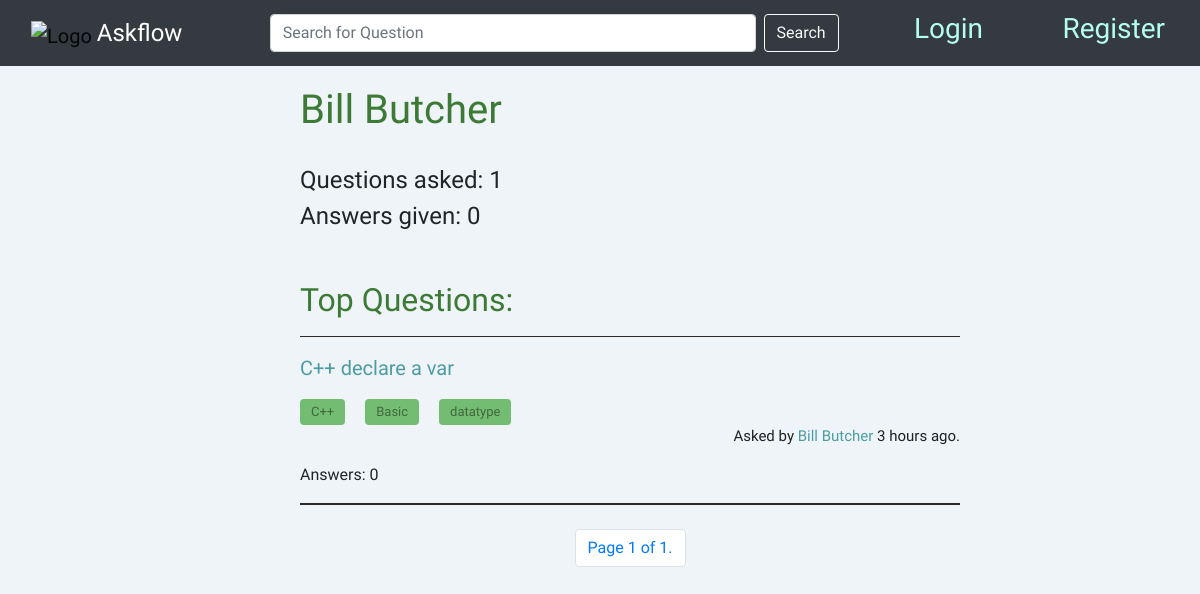
/profile/4, run on an earlier commit of the app's database.
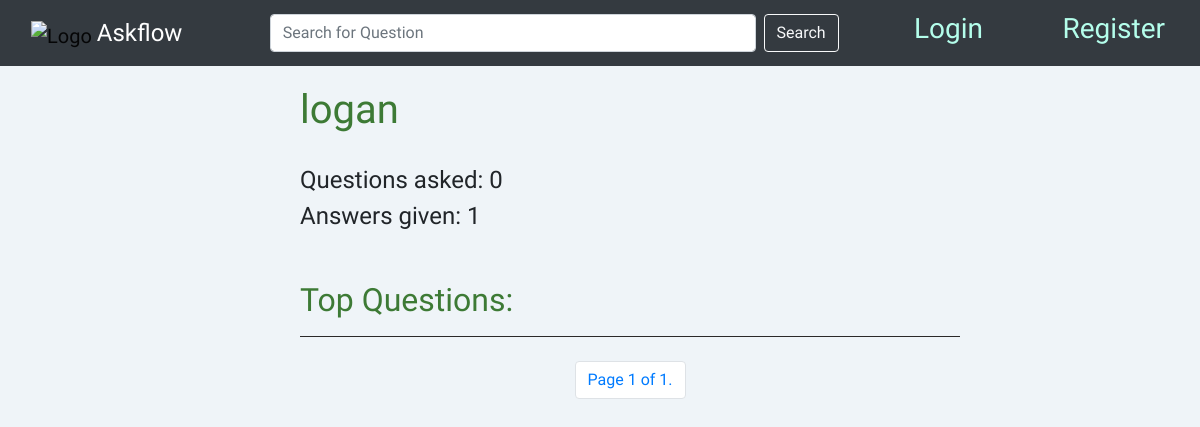
And on a later commit of the database.
### overflow/models.py (models this page shows, shortened)
class User(AbstractUser):
    joined_date = models.DateTimeField(auto_now_add=True)
    answers = models.IntegerField(default=0)
    questions = models.IntegerField(default=0)
    def __str__(self):
        return f"{self.username} created"

class Question(models.Model):
    title = models.CharField(max_length=500)
    body = models.TextField()
    upvotes = models.IntegerField(default=0)
    downvotes = models.IntegerField(default=0)
    user = models.ForeignKey(
        User, on_delete=models.CASCADE, related_name="get_questions"
    )
    date = models.DateTimeField(auto_now_add=True)
    no_answer = models.IntegerField(default=0)
    verified_answer = models.BooleanField(default=False)

class Tags(models.Model):
    tag = models.CharField(max_length=50)
    question = models.ForeignKey(
        Question, on_delete=models.CASCADE, related_name="get_tags"
    )
    class Meta:
        unique_together = (
            "tag",
            "question",
        )

### overflow/views.py (the view)
# urls.py: path("profile/<int:id>", views.profile, name="profile"),
def profile(request,id):
    print(id)
    user = User.objects.get(id=id)
    print(user)
    ques = Question.objects.filter(user=user)
    obj = []
    for q in ques:
        t = Tags.objects.filter(question=q)
        dd = datetime.now(timezone.utc) - q.date
        min = int(round(dd.total_seconds() / 60, 0))
        time = int(round(dd.total_seconds() / 3600, 0))
        if time < 1:
            time = f"{min} minutes"
        else:
            time = f"{time} hours"
        obj.append(
            {
                "que": q,
                "tags": t,
                "days": f"{(datetime.now(timezone.utc) - q.date).days} days",
                "time": time,
            }
        )
    paginator = Paginator(obj, 4)
    page_number = request.GET.get("page")
    page_obj = paginator.get_page(page_number)
    return render(
            request,
            "overflow/profile.html",
            {
                "objects": page_obj,
                "User": user,
            },
    )

### overflow/templates/overflow/profile.html (shortened to what this page needs)
{% extends "overflow/layout.html" %}
{% block body %}
<div class="index">
    <h1 style="color: #3D7A35;">{{User.username}}</h1>
    <br />
    <h4>Questions asked: {{User.questions}}</h4>
    <h4>Answers given: {{User.answers}}</h4>
    <h2 class="green">Top Questions:</h2>
    {% for object in objects %}
      <hr />
      <a href="{% url 'question' object.que.id %}"><p>{{ object.que.title }}</p></a>
      <div class="d-flex justify-content-start pl-10">
        {% for tag in object.tags %}
        <a id="tag" class="btn" href="{% url 'tag' tag.tag %}">{{ tag.tag }}</a>
        {% endfor %}
      </div>
      <div class="d-flex justify-content-end">
        <p id="user">Asked by <a id="username" href="{% url 'profile' object.que.user.id %}"> {{ object.que.user.username }} </a>
        {% if object.days == "0 days" %}
            {{object.time}} ago.
        {% else %}
            {{object.days}} ago.
        {% endif %}
        </p>
        <br />
      </div>
        <p>Answers: {{object.que.no_answer}}</p>
    {% endfor %}
       <hr />
 <div class="d-flex justify-content-center mt-4">
    <nav aria-label="Page navigation example" id="foo">
     <ul class="pagination">
         <li class="page-item" ><span class="current page-link">
             Page {{ objects.number }} of {{ objects.paginator.num_pages }}.
         </span></li>
       </ul>
   </nav>
   </div>
</div>
{% endblock %}

What changed in the data, as far as the page shows it:
removed Question: que "C++ declare a var", que.user.username "Bill Butcher", time "3 hours", que.no_answer "0"
removed Tags: tag "C++"
removed Tags: tag "Basic"
removed Tags: tag "datatype"
changed User: username "Bill Butcher" → "logan"; questions "1" → "0"; answers "0" → "1"
